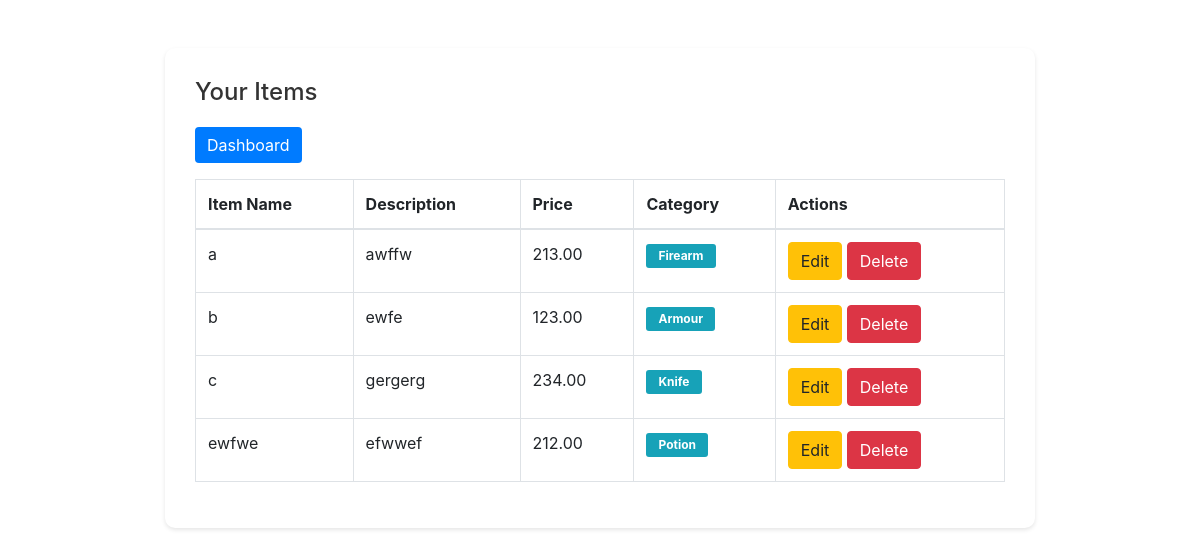
The page /in-game-marketplace/list_items.php (signed in) on the database its author committed.
### tables this page shows
CREATE TABLE `items` (
  `id` int(11) NOT NULL,
  `user_id` int(11) NOT NULL,
  `item_name` varchar(100) NOT NULL,
  `item_description` text DEFAULT NULL,
  `price` decimal(10,2) NOT NULL,
  `created_at` timestamp NOT NULL DEFAULT current_timestamp(),
  `purchased` tinyint(1) DEFAULT 0,
  `category` enum('Firearm','Armour','Knife','Potion') NOT NULL
);

### in-game-marketplace/list_items.php (the view, shortened to what this page needs)
<?php
$conn = db_connect();
$query = "SELECT * FROM items WHERE user_id = " . $_SESSION['user_id'];
$result = mysqli_query($conn, $query);
?>
<!DOCTYPE html>
<html lang="en">
<head>
    <link rel="stylesheet" href="https://maxcdn.bootstrapcdn.com/bootstrap/4.5.2/css/bootstrap.min.css">
    <link rel="stylesheet" href="css/style.css">
</head>
<body>
    <div class="container mt-5">
        <div class="card">
            <div class="card-body">
                <h2 class="card-title">Your Items</h2>
                <a href="dashboard.php" class="btn btn-primary mb-3">Dashboard</a>
                <table class="table table-bordered">
                    <thead>
                        <tr>
                            <th>Item Name</th>
                            <th>Description</th>
                            <th>Price</th>
                            <th>Category</th>
                            <th>Actions</th>
                        </tr>
                    </thead>
                    <tbody>
                        <?php while ($row = mysqli_fetch_assoc($result)) { ?>
                            <tr>
                                <td><?php echo $row['item_name']; ?></td>
                                <td><?php echo $row['item_description']; ?></td>
                                <td><?php echo $row['price']; ?></td>
                                <td><span class="badge badge-info"><?php echo $row['category']; ?></span></td>
                                <td>
                                    <a href="edit_item.php?id=<?php echo $row['id']; ?>" class="btn btn-warning">Edit</a>
                                    <a href="delete_item.php?id=<?php echo $row['id']; ?>" class="btn btn-danger">Delete</a>
                                </td>
                            </tr>
                        <?php } ?>
                    </tbody>
                </table>
            </div>
        </div>
    </div>
</body>
</html>

### in-game-marketplace/css/style.css (style rules this page uses)
.card { box-shadow: 0 4px 8px rgba(0,0,0,0.1); box-shadow: 0 0.125rem 0.25rem rgba(0, 0, 0, 0.075); border: none; box-shadow: 0 2px 4px rgba(0,0,0,0.1); margin-top: 1rem; border-radius: 8px; border-radius: 10px; }
.badge-info { padding: 0.5em 1em; color: #fff; background-color: #17a2b8; border-radius: 0.25em; }
.btn-primary { border: none; background-color: #4a90e2; background-color: #007bff; }
.card-title { font-size: 24px; margin-bottom: 20px; color: #4a4a4a; color: #333; }
.container { margin-top: 50px; margin-top: 30px; max-width: 900px; }
.mt-5 { margin-top: 3rem !important; }
.card-body { padding: 30px; }

### rows shown on the page
items: item_name "a", item_description "awffw", price "213.00", category "Firearm"
items: item_name "b", item_description "ewfe", price "123.00", category "Armour"
items: item_name "c", item_description "gergerg", price "234.00", category "Knife"
items: item_name "ewfwe", item_description "efwwef", price "212.00", category "Potion"
